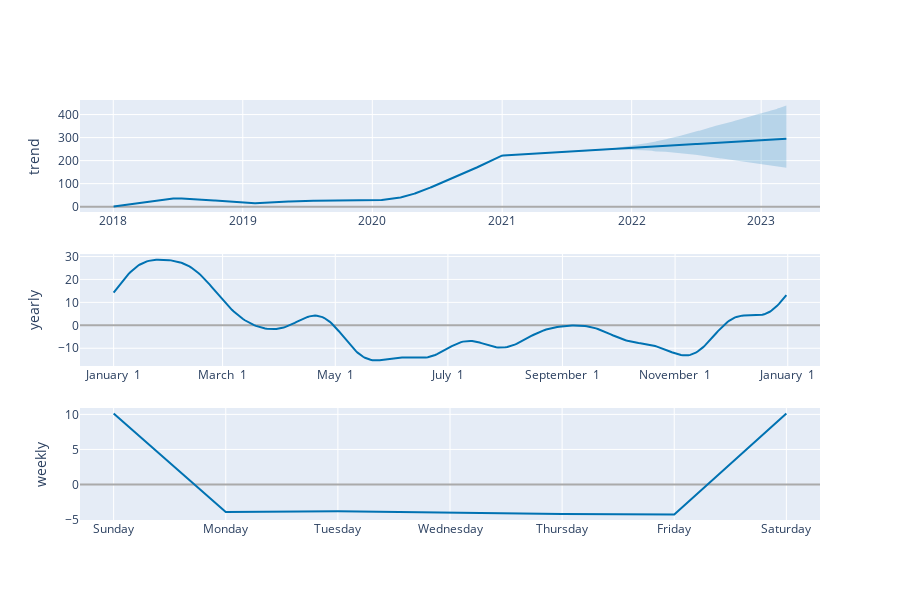

The notebook cell saved with this chart:
### Code cell
plot_components_plotly(m, forecast)

### Figure 1 — Plotly figure (JSON) as saved in the notebook; plotly's stock layout.template omitted (floating-point values rounded to 4 significant figures; data arrays with more than 128 entries replaced by an {"elided": "..."} marker saying what was removed)
{"data": [{"line": {"color": "#0072B2", "width": 2}, "mode": "lines", "name": "trend", "type": "scatter", "x": {"elided": "1307 str values"}, "xaxis": "x", "y": {"elided": "1307 float values"}, "yaxis": "y"}, {"line": {"color": "rgba(0, 114, 178, 0.2)", "width": 0}, "mode": "lines", "name": "trend_upper", "type": "scatter", "x": {"elided": "1307 str values"}, "xaxis": "x", "y": {"elided": "1307 float values"}, "yaxis": "y"}, {"fill": "tonexty", "fillcolor": "rgba(0, 114, 178, 0.2)", "line": {"color": "rgba(0, 114, 178, 0.2)", "width": 0}, "mode": "lines", "name": "trend_lower", "type": "scatter", "x": {"elided": "1307 str values"}, "xaxis": "x", "y": {"elided": "1307 float values"}, "yaxis": "y"}, {"line": {"color": "#0072B2", "width": 2}, "mode": "lines", "name": "yearly", "type": "scatter", "x": {"elided": "365 str values"}, "xaxis": "x2", "y": {"elided": "365 float values"}, "yaxis": "y2"}, {"line": {"color": "#0072B2", "width": 2}, "mode": "lines", "name": "weekly", "type": "scatter", "x": ["2017-01-01T00:00:00", "2017-01-02T00:00:00", "2017-01-03T00:00:00", "2017-01-04T00:00:00", "2017-01-05T00:00:00", "2017-01-06T00:00:00", "2017-01-07T00:00:00"], "xaxis": "x3", "y": [10.11, -3.922, -3.825, -4.018, -4.195, -4.262, 10.11], "yaxis": "y3"}], "layout": {"height": 600, "showlegend": false, "width": 900, "xaxis": {"anchor": "y", "domain": [0, 1], "range": ["2017-09-29T04:48:00", "2023-06-15T19:12:00"], "type": "date"}, "xaxis2": {"anchor": "y2", "domain": [0, 1], "range": ["2016-12-13T18:54:02.958904115", "2018-01-18T11:04:57.863013581"], "tickformat": "%B %e", "type": "date"}, "xaxis3": {"anchor": "y3", "domain": [0, 1], "range": ["2016-12-31T16:48:00", "2017-01-07T07:12:00"], "tickformat": "%A", "type": "date"}, "yaxis": {"anchor": "x", "domain": [0.7333, 1], "rangemode": "normal", "title": {"text": "trend"}, "zerolinecolor": "#AAA"}, "yaxis2": {"anchor": "x2", "domain": [0.3667, 0.6333], "title": {"text": "yearly"}, "zerolinecolor": "#AAA"}, "yaxis3": {"anchor": "x3", "domain": [0, 0.2667], "title": {"text": "weekly"}, "zerolinecolor": "#AAA"}}}
